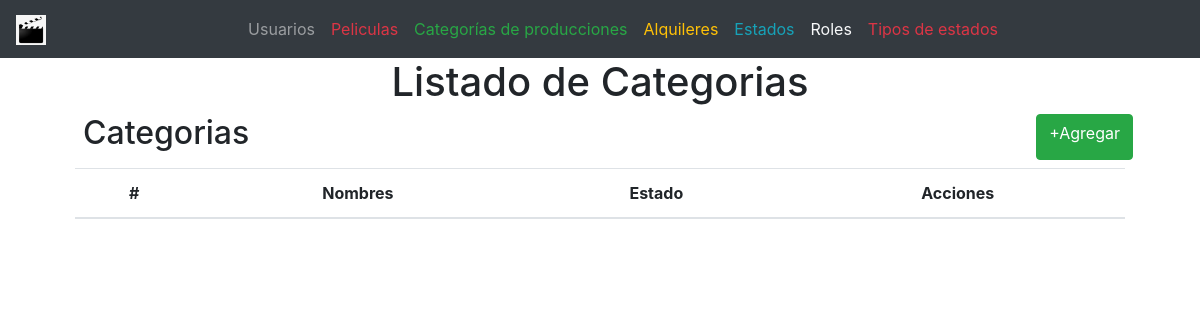
/?controller=category, run on an earlier commit of the app's database.
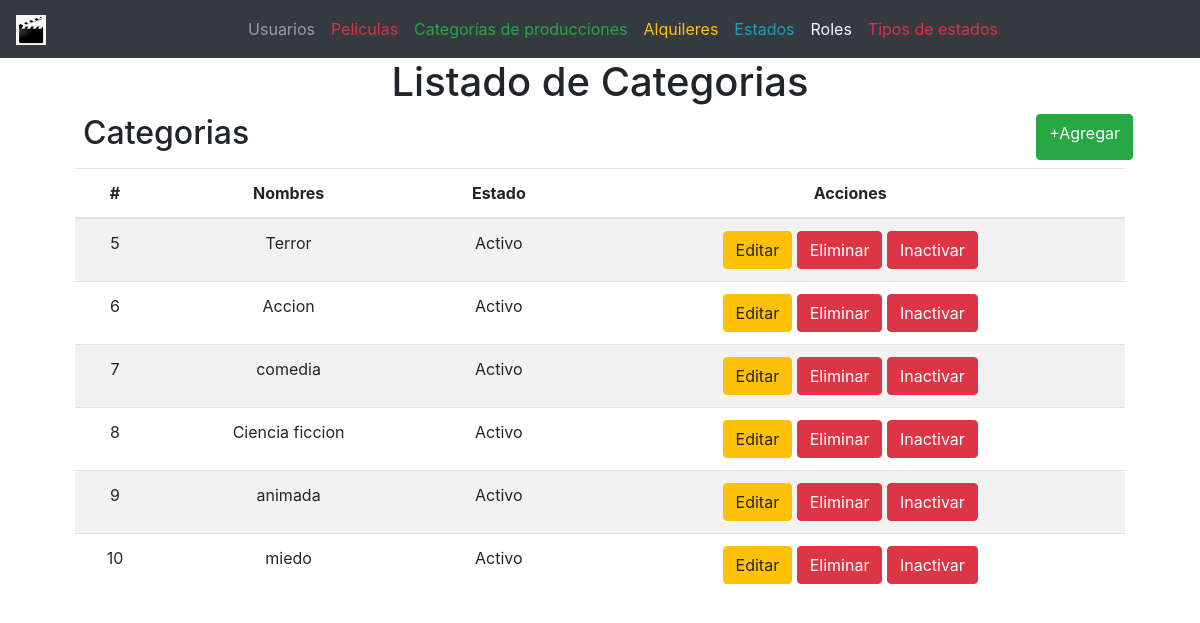
And on a later commit of the database.
### tables this page shows
CREATE TABLE `categories` (
  `id` int(11) NOT NULL,
  `name` varchar(100) NOT NULL,
  `status_id` int(11) NOT NULL
);

CREATE TABLE `statuses` (
  `id` int(11) NOT NULL,
  `status` varchar(100) NOT NULL,
  `type_status_id` int(11) NOT NULL
);

### controllers/CategoryController.php (called while the page is built, shortened)
<?php
require 'models/Category.php';
class CategoryController
{
    private $model;
    public function __construct()
    {
        $this->model = new Category;
    }
    public function index()
    {
        require 'views/layout.php';
        $categories = $this->model->getAll();
        require 'views/categories/list.php';
    }
}

### models/Category.php (called while the page is built, shortened)
<?php
class Category
{
    private $pdo;
    public function __construct()
    {
        try {
            $this->pdo = new Database;
        } catch (PDOException $e) {
            die($e->getMessage());
        }
    }
    public function getAll()
    {
        try {
            $strSql = "SELECT c.*, s.status as status FROM categories c INNER JOIN  statuses s ON s.id=c.status_id";
            $query = $this->pdo->select($strSql);
            return $query;
        } catch (PDOException $e) {
            die($e->getMessage());
        }
    }
}

### providers/Database.php (called while the page is built, shortened)
<?php
class Database extends PDO
{
	public function select($strSql, $arrayData = array(), $fetchMode = PDO::FETCH_OBJ)
	{
		$query = $this->prepare($strSql);
		if (!$query->execute())
			echo "Error, la consulta no se realizó";
		else
			return $query->fetchAll($fetchMode);
	}
}

### views/categories/list.php (the view)
<main class="container">
	<section class="col-md-12 text-center">
		<h1>Listado de Categorias</h1>
		<div class="col-md-12 m-2 d-flex justify-content-between">
			<h2>Categorias</h2>
			<a href="?controller=category&method=new" class="btn btn-success">+Agregar</a>
		</div>
		<section class="col-md-12 flex-nowrap table-responsive">
			<table class="table table-striped table-hover">
				<thead>
					<tr>
						<th>#</th>
						<th>Nombres</th>
						<th>Estado</th>
						<th>Acciones</th>
					</tr>
				</thead>
				<tbody>
					<?php foreach($categories as $category): ?>
						<tr>
							<td>
								<?php echo $category->id ?>
							</td>
							<td>
								<?php echo $category->name ?>
							</td>
							<td>
								<?php echo $category->status ?>
							</td>
							<td>
								<a href="?controller=category&method=edit&id=<?php echo $category->id  ?>" class="btn btn-warning">Editar</a>
								<a href="?controller=category&method=delete&id=<?php echo $category->id  ?>" class="btn btn-danger">Eliminar</a>
								<?php
					      		if($category->status_id == 1) {
						      	?>
					      			<a href="?controller=category&method=updateStatus&id=<?php echo $category->id ?>" class="btn btn-danger">Inactivar</a>
					      		<?php
					      			} elseif($category->status_id == 2) {
					      		?>
					      			<a href="?controller=category&method=updateStatus&id=<?php echo $category->id ?>" class="btn btn-primary">Activar</a>
					      		<?php
					      			}
					      		?>
							</td>
						</tr>
					<?php endforeach ?>
				</tbody>
			</table>
		</section>
	</section>
</main>

What changed in the data, as far as the page shows it:
added categories: id "5", name "Terror", status.status "Activo"
added categories: id "6", name "Accion", status.status "Activo"
added categories: id "7", name "comedia", status.status "Activo"
added categories: id "8", name "Ciencia ficcion", status.status "Activo"
added categories: id "9", name "animada", status.status "Activo"
added categories: id "10", name "miedo", status.status "Activo"
